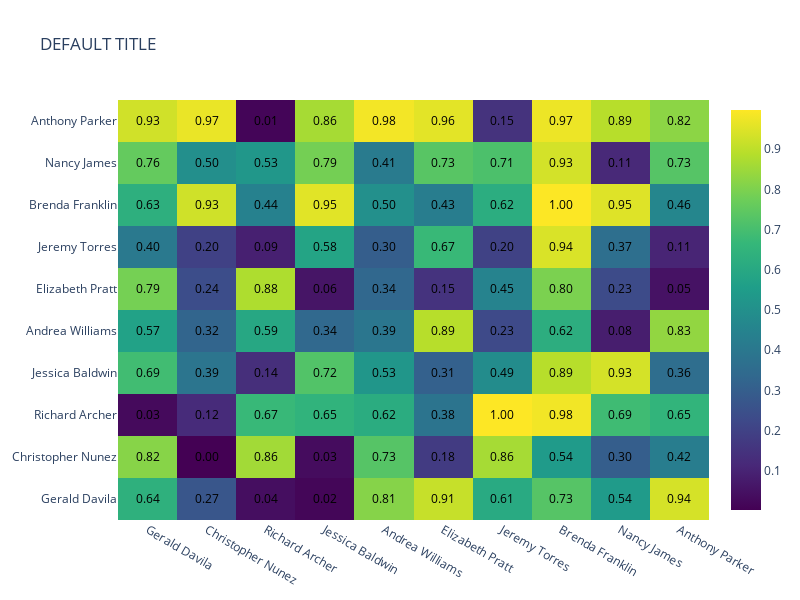

Write notebook code for a chart like this one.
### Markdown cell above
## Helper Viz

### Code cell
def heatmap(
    matrix: np.ndarray | None = None,
    labels: list | None = None,
    title: str = "DEFAULT TITLE",
    show_values: bool = True,
    value_format: Literal[".2f", ".2e"] = ".2f",
    width: int = 800,
    height: int = 600,
    xaxis_title: str | None = None,
    yaxis_title: str | None = None,
    log: bool = False,
    nan_diagnal: bool = False,
):
    if matrix is None:
        faker = Faker()
        shape = (10, 10)
        matrix = rng.random(shape)
        # logger.info(matrix)
    else:
        shape = matrix.shape

    if labels is None:
        labels = [faker.name() for _ in range(shape[0])]
        # logger.info("Using example labels and matrix")
        logger.info(labels)
    col_labels = labels
    row_labels = labels
    logger.info("Creating heatmap visualization...")

    # Convert input to numpy array and handle None values
    matrix = np.array(matrix, dtype=object)
    none_mask = matrix is None
    matrix = matrix.astype(float)
    if log:
        matrix = np.log10(matrix)
    matrix[none_mask] = np.nan
    if nan_diagnal:
        matrix[np.identity(matrix.shape[0], dtype=bool)] = np.nan

    # Format cell values if needed
    text_vals = None
    if show_values:
        text_vals = np.vectorize(lambda x: "N/A" if np.isnan(x) else f"{x:{value_format}}")(matrix)

    fig = go.Figure(
        data=[
            go.Heatmap(
                z=matrix,
                x=col_labels,
                y=row_labels,
                colorscale="Viridis",
                text=text_vals,
                texttemplate="%{text}" if show_values else None,
                textfont={"color": "black"},
                reversescale=False,
                showscale=True,
            )
        ],
        layout={
            "title": title,
            "width": width,
            "height": height,
            "xaxis": {
                "title": xaxis_title,
                "nticks": len(col_labels) if col_labels else None,
                "fixedrange": True,  # Disable zoom/pan
            },
            "yaxis": {
                "title": yaxis_title,
                "nticks": len(row_labels) if row_labels else None,
                "fixedrange": True,  # Disable zoom/pan
            },
            "dragmode": False,  # Disable dragging/panning
            "modebar": {
                "remove": [
                    "zoomIn2d",
                    "zoomOut2d",
                    "autoScale2d",
                    "resetScale2d",
                    "hoverClosestCartesian",
                    "hoverCompareCartesian",
                    "toggleSpikelines",
                ]
            },
        },
    )
    return fig


heatmap()

### Figure 1 — Plotly figure (JSON) as saved in the notebook; plotly's stock layout.template omitted (floating-point values rounded to 4 significant figures)
{"data": [{"colorscale": [[0, "#440154"], [0.1111, "#482878"], [0.2222, "#3e4989"], [0.3333, "#31688e"], [0.4444, "#26828e"], [0.5556, "#1f9e89"], [0.6667, "#35b779"], [0.7778, "#6ece58"], [0.8889, "#b5de2b"], [1, "#fde725"]], "reversescale": false, "showscale": true, "text": [["0.64", "0.27", "0.04", "0.02", "0.81", "0.91", "0.61", "0.73", "0.54", "0.94"], ["0.82", "0.00", "0.86", "0.03", "0.73", "0.18", "0.86", "0.54", "0.30", "0.42"], ["0.03", "0.12", "0.67", "0.65", "0.62", "0.38", "1.00", "0.98", "0.69", "0.65"], ["0.69", "0.39", "0.14", "0.72", "0.53", "0.31", "0.49", "0.89", "0.93", "0.36"], ["0.57", "0.32", "0.59", "0.34", "0.39", "0.89", "0.23", "0.62", "0.08", "0.83"], ["0.79", "0.24", "0.88", "0.06", "0.34", "0.15", "0.45", "0.80", "0.23", "0.05"], ["0.40", "0.20", "0.09", "0.58", "0.30", "0.67", "0.20", "0.94", "0.37", "0.11"], ["0.63", "0.93", "0.44", "0.95", "0.50", "0.43", "0.62", "1.00", "0.95", "0.46"], ["0.76", "0.50", "0.53", "0.79", "0.41", "0.73", "0.71", "0.93", "0.11", "0.73"], ["0.93", "0.97", "0.01", "0.86", "0.98", "0.96", "0.15", "0.97", "0.89", "0.82"]], "textfont": {"color": "black"}, "texttemplate": "%{text}", "type": "heatmap", "x": ["Gerald Davila", "Christopher Nunez", "Richard Archer", "Jessica Baldwin", "Andrea Williams", "Elizabeth Pratt", "Jeremy Torres", "Brenda Franklin", "Nancy James", "Anthony Parker"], "y": ["Gerald Davila", "Christopher Nunez", "Richard Archer", "Jessica Baldwin", "Andrea Williams", "Elizabeth Pratt", "Jeremy Torres", "Brenda Franklin", "Nancy James", "Anthony Parker"], "z": [[0.637, 0.2698, 0.04097, 0.01653, 0.8133, 0.9128, 0.6066, 0.7295, 0.5436, 0.9351], [0.8159, 0.002739, 0.8574, 0.03359, 0.7297, 0.1757, 0.8632, 0.5415, 0.2997, 0.4227], [0.02832, 0.1243, 0.6706, 0.6472, 0.6154, 0.3837, 0.9972, 0.9808, 0.6855, 0.6505], [0.6884, 0.3889, 0.1351, 0.7215, 0.5254, 0.3102, 0.4858, 0.8895, 0.934, 0.3578], [0.5715, 0.3219, 0.5943, 0.3379, 0.3916, 0.8903, 0.2272, 0.6232, 0.08402, 0.8326], [0.7871, 0.2394, 0.8765, 0.05857, 0.3361, 0.1503, 0.4503, 0.7963, 0.2306, 0.05202], [0.4046, 0.1985, 0.09075, 0.5803, 0.2987, 0.672, 0.1995, 0.9421, 0.3651, 0.1055], [0.6291, 0.9272, 0.4404, 0.9546, 0.4999, 0.4252, 0.6202, 0.9951, 0.9489, 0.46], [0.7577, 0.4974, 0.5293, 0.7858, 0.4147, 0.7345, 0.7111, 0.9321, 0.1149, 0.729], [0.9274, 0.9679, 0.01471, 0.8636, 0.9812, 0.9572, 0.1488, 0.9726, 0.8899, 0.8224]]}], "layout": {"dragmode": false, "height": 600, "modebar": {"remove": ["zoomIn2d", "zoomOut2d", "autoScale2d", "resetScale2d", "hoverClosestCartesian", "hoverCompareCartesian", "toggleSpikelines"]}, "title": {"text": "DEFAULT TITLE"}, "width": 800, "xaxis": {"fixedrange": true, "nticks": 10}, "yaxis": {"fixedrange": true, "nticks": 10}}}
